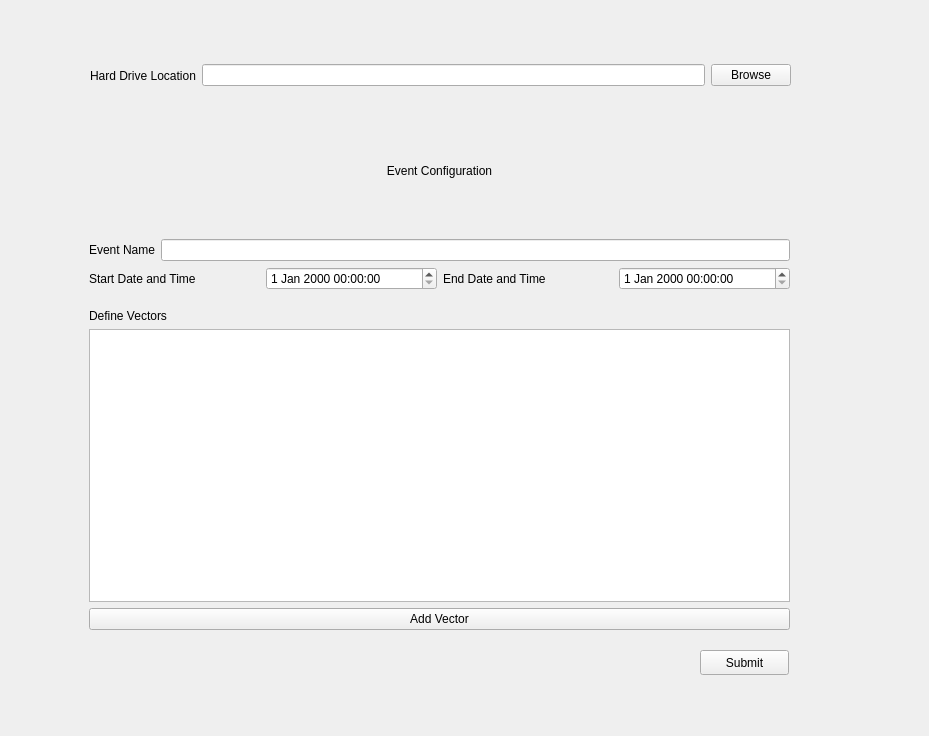
<?xml version="1.0" encoding="UTF-8"?>
<ui version="4.0">
 <class>Form</class>
 <widget class="QWidget" name="Form">
  <property name="geometry">
   <rect>
    <x>0</x>
    <y>0</y>
    <width>929</width>
    <height>736</height>
   </rect>
  </property>
  <property name="windowTitle">
   <string>Form</string>
  </property>
  <widget class="QWidget" name="horizontalLayoutWidget">
   <property name="geometry">
    <rect>
     <x>90</x>
     <y>60</y>
     <width>701</width>
     <height>31</height>
    </rect>
   </property>
   <layout class="QHBoxLayout" name="horizontalLayout">
    <item>
     <widget class="QLabel" name="hddir_label">
      <property name="text">
       <string>Hard Drive Location</string>
      </property>
     </widget>
    </item>
    <item>
     <widget class="QLineEdit" name="hdloc_textbox"/>
    </item>
    <item>
     <widget class="QPushButton" name="browse_btn">
      <property name="text">
       <string>Browse</string>
      </property>
     </widget>
    </item>
   </layout>
  </widget>
  <widget class="QWidget" name="verticalLayoutWidget">
   <property name="geometry">
    <rect>
     <x>89</x>
     <y>109</y>
     <width>701</width>
     <height>181</height>
    </rect>
   </property>
   <layout class="QVBoxLayout" name="verticalLayout">
    <item>
     <widget class="QLabel" name="label">
      <property name="text">
       <string>Event Configuration</string>
      </property>
      <property name="alignment">
       <set>Qt::AlignCenter</set>
      </property>
      <property name="wordWrap">
       <bool>false</bool>
      </property>
     </widget>
    </item>
    <item>
     <layout class="QHBoxLayout" name="horizontalLayout_2">
      <item>
       <widget class="QLabel" name="label_2">
        <property name="text">
         <string>Event Name</string>
        </property>
       </widget>
      </item>
      <item>
       <widget class="QLineEdit" name="eventname_textbox"/>
      </item>
     </layout>
    </item>
    <item>
     <layout class="QHBoxLayout" name="horizontalLayout_4">
      <item>
       <widget class="QLabel" name="label_3">
        <property name="text">
         <string>Start Date and Time</string>
        </property>
       </widget>
      </item>
      <item>
       <widget class="QDateTimeEdit" name="start_dnt"/>
      </item>
      <item>
       <widget class="QLabel" name="label_4">
        <property name="text">
         <string>End Date and Time</string>
        </property>
       </widget>
      </item>
      <item>
       <widget class="QDateTimeEdit" name="end_dnt"/>
      </item>
     </layout>
    </item>
   </layout>
  </widget>
  <widget class="QWidget" name="verticalLayoutWidget_2">
   <property name="geometry">
    <rect>
     <x>89</x>
     <y>309</y>
     <width>701</width>
     <height>321</height>
    </rect>
   </property>
   <layout class="QVBoxLayout" name="verticalLayout_2">
    <item>
     <widget class="QLabel" name="label_5">
      <property name="text">
       <string>Define Vectors</string>
      </property>
     </widget>
    </item>
    <item>
     <widget class="QTableView" name="vector_tblview"/>
    </item>
    <item>
     <widget class="QPushButton" name="insertvector_btn">
      <property name="text">
       <string>Add Vector</string>
      </property>
     </widget>
    </item>
   </layout>
  </widget>
  <widget class="QPushButton" name="submit_btn">
   <property name="geometry">
    <rect>
     <x>700</x>
     <y>650</y>
     <width>89</width>
     <height>25</height>
    </rect>
   </property>
   <property name="text">
    <string>Submit</string>
   </property>
  </widget>
 </widget>
 <resources/>
 <connections/>
</ui>
